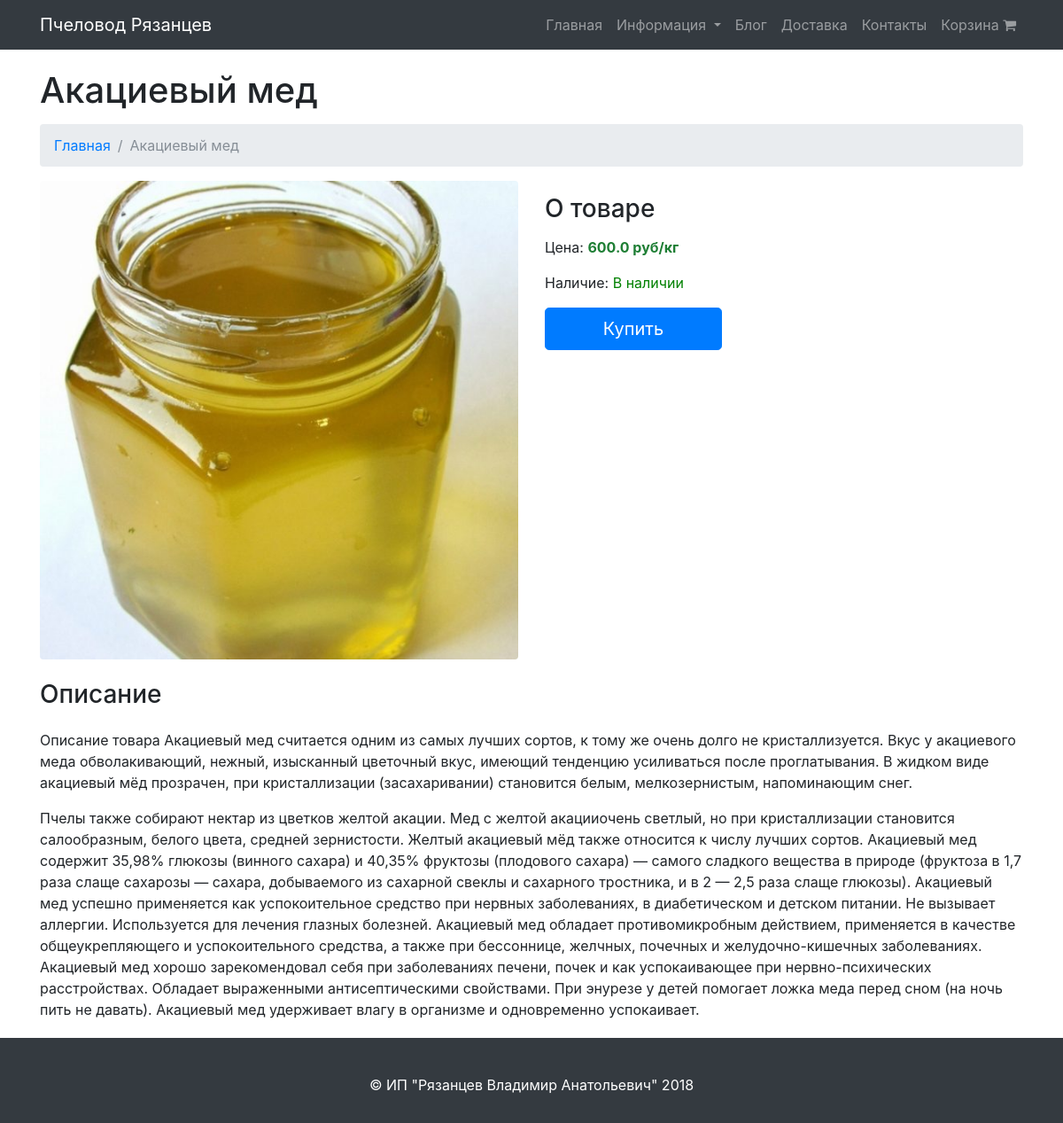
Screenshot of /product/4/ with the database file from the repository.
### store/models.py (models this page shows, shortened)
class Product(models.Model):
    kg = u'кг'
    pcs = u'шт'
    measure_classifier = (
        (kg, 'кг'),
        (pcs, 'шт'),
    )
    photo = models.ImageField(upload_to="images")
    name = models.CharField(max_length=500)
    short_description = models.TextField()
    description = models.TextField()
    price = models.FloatField()
    measure = models.CharField(max_length=10, choices=measure_classifier, default=kg)
    in_stock = models.BooleanField(default=True)
    is_show = models.BooleanField(default=True)
    order_number = models.IntegerField(default=0)
    update_date = models.DateTimeField(default=timezone.now)

### store/views.py (the view)
# urls.py: url(r'^product/(?P<id>\d+)/$', views.product, name='product'),
def product(request, id):
    product = Product.objects.get(id=id)
    cart_item_list = get_cart_item_list(request)
    return render(
        request,
        "store/product.html",
        {
            "product": product,
            "cart_size": len(cart_item_list)
        }
    )

### store/views.py (called while the page is built)
def get_cart_item_list(request):
    if not request.session.session_key:
        request.session.save()
    cart = Cart.objects.get_or_create(session_key=request.session.session_key)[0]
    return CartItem.objects.filter(cart=cart)

### templates/store/product.html (shortened to what this page needs)
{% extends "base.html" %}
{% block content %}
    <div class="container">
        <h1 class="mt-4 mb-3">{{ product.name }}
        </h1>
        <ol class="breadcrumb">
            <li class="breadcrumb-item">
                <a href="{% url "index" %}">Главная</a>
            </li>
            <li class="breadcrumb-item active">{{ product.name }}</li>
        </ol>
        <div class="row">
            <div class="col-md-6">
                <img class="rounded" width="100%" src="{{ product.photo.url }}">
            </div>
            <div class="col-md-6">
                <h3 class="my-3">О товаре</h3>
                <p>Цена: <b style="color: #1e7e34">{{ product.price }} руб/{{ product.measure }}</b></p>
                <p>Наличие: {% if product.in_stock %}
                    <span style="color: green; ">В наличии</span>
                {% else %}
                    <span style="color: red; ">Нет в наличии</span>
                {% endif %}
                </p>
                <a href="" class="btn btn-primary btn-lg" style="width: 200px" data-toggle="modal"
                       data-target="#buyProductModal">Купить</a>
            </div>
        </div>
        <h3 class="my-4">Описание</h3>
        <div class="row">
            <div class="col-md-12">
                <p>{{ product.description|safe }}</p>
            </div>
        </div>
    </div>
{% endblock %}

### static/css/modern-business.css (style rules this page uses)
body { padding-top: 54px; }
@media (min-width: 992px) { body { padding-top: 56px; } }

### static/css/style.css (style rules this page uses)
html { position: relative; min-height: 100%; }
body { margin-bottom: 100px; }

### rows the page displays
Product: name "Акациевый мед", photo (picture), price "600.0", measure "кг", description "Описание товара Акациевый мед считается одним из самых лучших сортов, к тому же очень долго не кристаллизуется. Вкус у акациевого меда обволакивающий, нежный, изысканный цветочный вкус, имеющий тенденцию усиливаться после проглатывания. В жидком виде акациевый мёд прозрачен, при кристаллизации (засахаривании) становится белым, мелкозернистым, напоминающим снег. Пчелы также собирают нектар из цветков желтой акации. Мед с желтой акацииочень светлый, но при кристаллизации становится салообразным, белого цвета, средней зернистости. Желтый акациевый мёд также относится к числу лучших сортов. Акациевый мед содержит 35,98% глюкозы (винного сахара) и 40,35% фруктозы (плодового сахара) — самого…"
